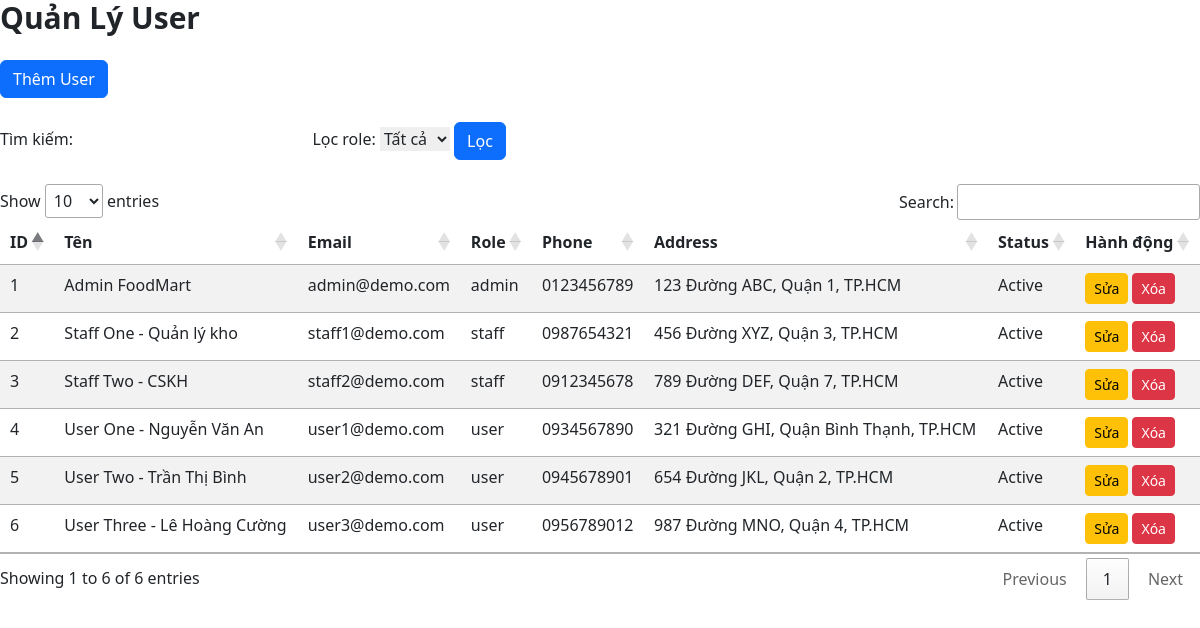
Page /admin/index.php?controller=user&action=list (signed in) on the committed database.
### tables this page shows
CREATE TABLE users (
    id INT AUTO_INCREMENT PRIMARY KEY,
    name VARCHAR(100) NOT NULL,
    email VARCHAR(150) NOT NULL UNIQUE,
    password VARCHAR(255) NOT NULL,
    role ENUM('user','admin','staff') DEFAULT 'user',
    phone VARCHAR(15) NULL,
    address TEXT NULL,
    status TINYINT(1) DEFAULT 1 COMMENT '1=active, 0=inactive',
    created_at TIMESTAMP DEFAULT CURRENT_TIMESTAMP,
    
     
    INDEX idx_users_role (role),
    INDEX idx_users_status (status),
    INDEX idx_users_email (email)
);

### admin/controllers/UserController.php (called while the page is built, shortened)
<?php
require_once 'models/UserModel.php';
class UserController {
    private $model;
    public function __construct() {
        $this->model = new UserModel();
    }
    public function list() {
        $keyword = $_GET['keyword'] ?? '';
        $role = $_GET['role'] ?? '';
        $users = $this->model->search($keyword, $role);
        include 'views/users/list.php';
    }
}
?>

### admin/config/database.php (called while the page is built)
<?php
class Database {
    private $host = 'localhost';
    private $dbname = 'foodmart_full_v1';
    private $username = 'root';
    private $password = '';
    private $pdo;
    public function __construct() {
        try {
            $this->pdo = new PDO(
                "mysql:host={$this->host};dbname={$this->dbname};charset=utf8mb4",
                $this->username,
                $this->password,
                [PDO::ATTR_ERRMODE => PDO::ERRMODE_EXCEPTION]
            );
        } catch (PDOException $e) {
            die("Database connection failed: " . $e->getMessage());
        }
    }
    public function getConnection() {
        return $this->pdo;
    }
}
$db = new Database();
?>

### admin/models/UserModel.php (called while the page is built, shortened)
<?php
require_once 'config/database.php';
class UserModel {
    private $db;
    public function __construct() {
        global $db;
        $this->db = $db->getConnection();
    }
    public function search($keyword = '', $role = '') {
        $sql = "SELECT * FROM users WHERE 1=1";
        $params = [];
        $sql .= " ORDER BY id DESC";
        $stmt = $this->db->prepare($sql);
        $stmt->execute($params);
        return $stmt->fetchAll(PDO::FETCH_ASSOC);
    }
}
?>

### admin/views/users/list.php (the view, shortened to what this page needs)
<!DOCTYPE html>
<html lang="vi">
<head>
    <link href="https://cdn.jsdelivr.net/npm/bootstrap@5.3.0/dist/css/bootstrap.min.css" rel="stylesheet">
    <link href="https://cdn.jsdelivr.net/npm/tailwindcss@2.2.19/dist/tailwind.min.css" rel="stylesheet">
    <link href="https://cdn.datatables.net/1.10.25/css/jquery.dataTables.min.css" rel="stylesheet">
</head>
<body>
    <div class="content">
        <h1 class="text-3xl font-bold mb-6">Quản Lý User</h1>
        <a href="index.php?controller=user&action=add" class="btn btn-primary mb-4">Thêm User</a>
        <form method="GET" class="mb-4">
            <label>Tìm kiếm: <input type="text" name="keyword" value="<?= htmlspecialchars($keyword) ?>"></label>
            <label>Lọc role:
                <select name="role">
                    <option value="">Tất cả</option>
                </select>
            </label>
            <button type="submit" class="btn btn-primary">Lọc</button>
        </form>
        <table class="table table-striped" id="userTable">
            <thead>
                <tr>
                    <th>ID</th>
                    <th>Tên</th>
                    <th>Email</th>
                    <th>Role</th>
                    <th>Phone</th>
                    <th>Address</th>
                    <th>Status</th>
                    <th>Hành động</th>
                </tr>
            </thead>
            <tbody>
                <?php foreach ($users as $user): ?>
                <tr>
                    <td><?= $user['id'] ?></td>
                    <td><?= htmlspecialchars($user['name']) ?></td>
                    <td><?= htmlspecialchars($user['email']) ?></td>
                    <td><?= $user['role'] ?></td>
                    <td><?= htmlspecialchars($user['phone']) ?></td>
                    <td><?= htmlspecialchars($user['address']) ?></td>
                    <td><?= $user['status'] ? 'Active' : 'Inactive' ?></td>
                    <td>
                        <a href="index.php?controller=user&action=edit&id=<?= $user['id'] ?>" class="btn btn-sm btn-warning">Sửa</a>
                        <a href="index.php?controller=user&action=delete&id=<?= $user['id'] ?>" class="btn btn-sm btn-danger" onclick="confirmDelete(event)">Xóa</a>
                    </td>
                </tr>
                <?php endforeach; ?>
            </tbody>
        </table>
    </div>
</body>
</html>

### rows in the picture
users: id "6", name "User Three - Lê Hoàng Cường", email "user3@demo.com", role "user", phone "0956789012", address "987 Đường MNO, Quận 4, TP.HCM", status "Active"
users: id "5", name "User Two - Trần Thị Bình", email "user2@demo.com", role "user", phone "0945678901", address "654 Đường JKL, Quận 2, TP.HCM", status "Active"
users: id "4", name "User One - Nguyễn Văn An", email "user1@demo.com", role "user", phone "0934567890", address "321 Đường GHI, Quận Bình Thạnh, TP.HCM", status "Active"
users: id "3", name "Staff Two - CSKH", email "staff2@demo.com", role "staff", phone "0912345678", address "789 Đường DEF, Quận 7, TP.HCM", status "Active"
users: id "2", name "Staff One - Quản lý kho", email "staff1@demo.com", role "staff", phone "0987654321", address "456 Đường XYZ, Quận 3, TP.HCM", status "Active"
users: id "1", name "Admin FoodMart", email "admin@demo.com", role "admin", phone "0123456789", address "123 Đường ABC, Quận 1, TP.HCM", status "Active"
